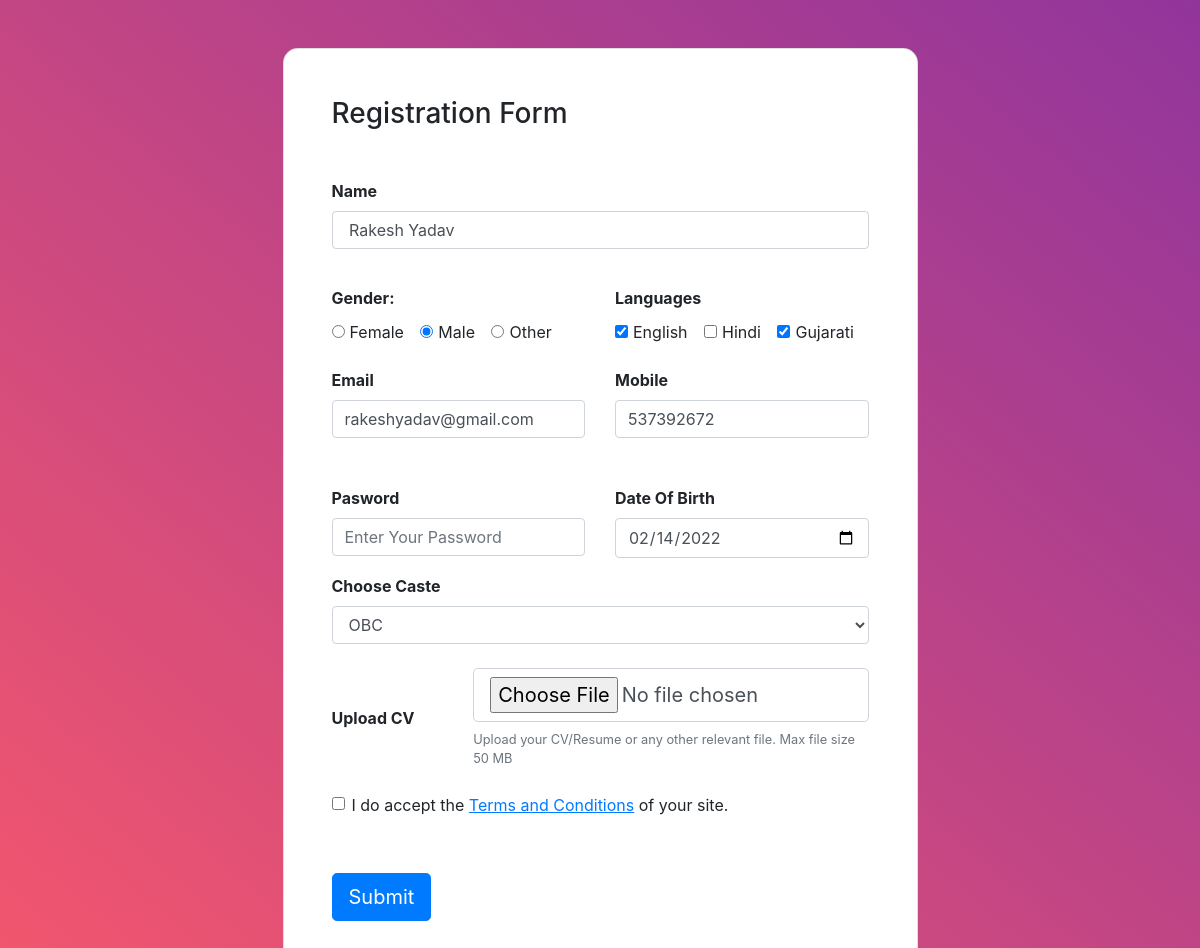
/update.php?updateid=1 (signed in), run on the app's committed database.
### tables this page shows
CREATE TABLE `teacher` (
  `id` int(11) NOT NULL,
  `name` text NOT NULL,
  `gender` varchar(6) NOT NULL,
  `languages` varchar(30) NOT NULL,
  `email` varchar(30) NOT NULL,
  `mobile` varchar(10) NOT NULL,
  `password` varchar(10) NOT NULL,
  `date` date NOT NULL,
  `caste` text NOT NULL,
  `file` varchar(500) NOT NULL,
  `role` int(11) NOT NULL
);

### update.php (the view, shortened to what this page needs)
<?php
include 'connect.php';
$id         = $_GET['updateid'];
$sql        = "select * from teacher where id=$id";
$result     = mysqli_query($con, $sql);
$row        = mysqli_fetch_assoc($result);
$name       = $row['name'];
$gender     = $row['gender'];
$languages  = $row['languages'];
$languages = explode(",", $languages);
$email      = $row['email'];
$mobile     = $row['mobile'];
$date       = $row['date'];
$caste      = $row['caste'];
?>
<!DOCTYPE html>
<html lang="en">
<head>
    <link rel="stylesheet" href="https://maxcdn.bootstrapcdn.com/bootstrap/4.0.0/css/bootstrap.min.css">
</head>
<body>
    <section class="vh-100 gradient-custom">
        <div class="container py-5 h-100">
            <div class="row justify-content-center align-items-center h-100">
                <div class="col-12 col-lg-9 col-xl-7">
                    <div class="card shadow-2-strong card-registration" style="border-radius: 15px">
                        <div class="card-body p-4 p-md-5">
                            <h3 class="mb-4 pb-2 pb-md-0 mb-md-5">Registration Form</h3>
                            <form action="" method="post">
                                <div class="row">
                                    <div class="col-md-12 mb-4">
                                        <div class="form-group">
                                            <label for="" class="font-weight-bold">Name</label>
                                            <input type="text" name="name" id="" class="form-control" placeholder="Enter Your Name" autocomplete="off" value=" <?php echo $name ?> " required />
                                        </div>
                                    </div>
                                </div>
                                <div class="row">
                                    <div class="col-md-6 mb-4">
                                        <h6 class="mb-2 pb-1 font-weight-bold">Gender:</h6>
                                        <div class="form-check form-check-inline">
                                            <input class="form-check-input" type="radio" name="gender" id="femaleGender" value="female" <?php if ($gender == "female") {
                                                                                                                                            echo "checked";
                                                                                                                                        } ?> />
                                            <label class="form-check-label" for="femaleGender">Female</label>
                                        </div>
                                        <div class="form-check form-check-inline">
                                            <input class="form-check-input" type="radio" name="gender" id="maleGender" value="male" <?php if ($gender == "male") {
                                                                                                                                        echo "checked";
                                                                                                                                    } ?> />
                                            <label class="form-check-label" for="maleGender">Male</label>
                                        </div>
                                        <div class="form-check form-check-inline">
                                            <input class="form-check-input" type="radio" name="gender" id="otherGender" value="other" <?php if ($gender == "other") {
                                                                                                                                            echo "checked";
                                                                                                                                        } ?> />
                                            <label class="form-check-label" for="otherGender">Other</label>
                                        </div>
                                    </div>
                                    <div class="col-md-6 mb-4">
                                        <h6 class="mb-2 pb-1 font-weight-bold">Languages</h6>
                                        <div class="form-check form-check-inline">
                                            <input class="form-check-input" type="checkbox" name="languages[]" id="inlineCheckbox1" value="English" <?php if (in_array('English', $languages)) {
                                                                                                                                                        echo "checked";
                                                                                                                                                    } ?> />
                                            <label class="form-check-label" for="inlineCheckbox1">English</label>
                                        </div>
                                        <div class="form-check form-check-inline">
                                            <input class="form-check-input" type="checkbox" name="languages[]" id="inlineCheckbox2" value="Hindi" <?php if (in_array('Hindi', $languages)) {
                                                                                                                                                        echo 'checked';
                                                                                                                                                    } ?> />
                                            <label class="form-check-label" for="inlineCheckbox2">Hindi</label>
                                        </div>
                                        <div class="form-check form-check-inline">
                                            <input class="form-check-input" type="checkbox" name="languages[]" id="inlineCheckbox3" value="Gujarati" <?php if (in_array('Gujarati', $languages)) {
                                                                                                                                                            echo 'checked';
                                                                                                                                                        } ?> />
                                            <label class="form-check-label" for="inlineCheckbox3">Gujarati</label>
                                        </div>
                                    </div>
                                </div>
                                <div class="row">
                                    <div class="col-md-6 mb-4 pb-2">
                                        <div class="form-group">
                                            <label for="" class="font-weight-bold">Email</label>
                                            <input type="email" name="email" id="" class="form-control" placeholder="Enter Your email" autocomplete="off" value="<?php echo $email ?>" required />
                                        </div>
                                    </div>
                                    <div class="col-md-6 mb-4 pb-2">
                                        <div class="form-group">
                                            <label for="" class="font-weight-bold">Mobile</label>
                                            <input type="tel" name="mobile" id="" class="form-control" placeholder="Enter Your Mobile Number" autocomplete="off" value="<?php echo $mobile ?>" required />
                                        </div>
                                    </div>
                                </div>
                                <div class="row">
                                    <div class="col-6">
                                        <div class="form-group">
                                            <label for="" class="font-weight-bold">Pasword</label>
                                            <input type="password" name="password" id="" class="form-control" placeholder="Enter Your Password" autocomplete="off" value="" required />
                                        </div>
                                    </div>
                                    <div class="col-6">
                                        <div class="form-group">
                                            <label for="" class="font-weight-bold">Date Of Birth</label>
                                            <input type="date" name="date" id="" class="form-control" placeholder="Enter Your DOB" autocomplete="off" value="<?php echo $date ?>" required />
                                        </div>
                                    </div>
                                </div>
                                <div class="row">
                                    <div class="col-12 mb-4">
                                        <label class="form-label select-label font-weight-bold">Choose Caste</label>
                                        <select class="select form-control" name="caste" style="width: 100%;">
                                            <option value="OBC" <?php if ($caste == 'OBC') {
                                                                    echo 'selected';
                                                                } ?>>OBC</option>
                                        </select>
                                    </div>
                                </div>
                                <div class="row align-items-center ">
                                    <div class="col-md-3 ps-5">
                                        <h6 class="mb-0 font-weight-bold">Upload CV</h6>
                                    </div>
                                    <div class="col-md-9 pe-5">
                                        <input class="form-control form-control-lg" type="file" name="file" />
                                        <div class="small text-muted mt-2">Upload your CV/Resume or any other relevant file. Max file
                                            size 50 MB</div>
                                    </div>
                                </div>
                                <div class="form-check d-flex justify-content-start mb-4 pb-3 py-4">
                                    <input class="form-check-input me-3" type="checkbox" value="" id="" />
                                    <label class="form-check-label text-black" for="">
                                        I do accept the <a href="#!" class="text-black"><u>Terms and Conditions</u></a> of your
                                        site.
                                    </label>
                                </div>
                                <div class="mt-4 pt-2">
                                    <input class="btn btn-primary btn-lg" type="submit" value="Submit" name="submit" />
                                </div>
                            </form>
                        </div>
                    </div>
                </div>
            </div>
        </div>
    </section>
</body>
</html>

### update.php (style rules this page uses)
.gradient-custom { background: #f093fb; background: -webkit-linear-gradient(to bottom left, rgba(240, 147, 251, 1), rgba(245, 87, 108, 1)); background: linear-gradient(to bottom left, rgba(145, 53, 156, 1), rgba(245, 87, 108, 1)) }

### data on the page
teacher: name "Rakesh Yadav", gender "☐ Female", gender "☑ Male", gender "☐ Other", languages "☑", email "rakeshyadav@gmail.com", mobile "537392672", date "02/14/2022", caste "OBC"
